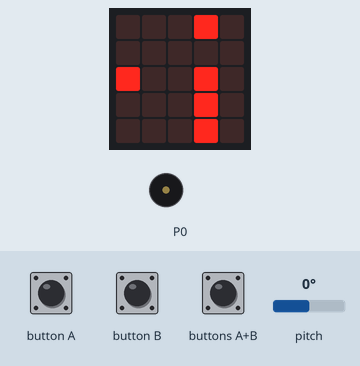
Simulated run of this program. Board: BBC micro:bit (MakeCode). On the bench: the board's 5×5 LED display, buzzer (waves = sounding). Inputs (shaded band) come from the test bench; at power-on: pitch 0°. Random numbers come from a fixed seed; the interpreter's speed is modelled, so counts of loop turns are approximate; the run ends where the board's game-over animation would start. At 8.0 s the program stops and its outputs stay as they are.

Above: at 1.2 s.
1.3 s: button A pressed for 0.15 s
At 1.8 s:
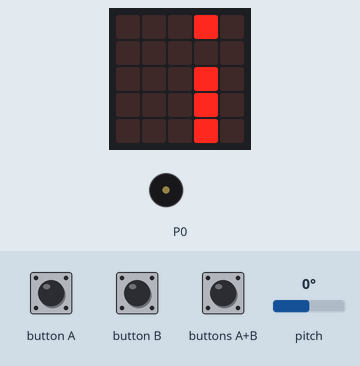
At 8.5 s:
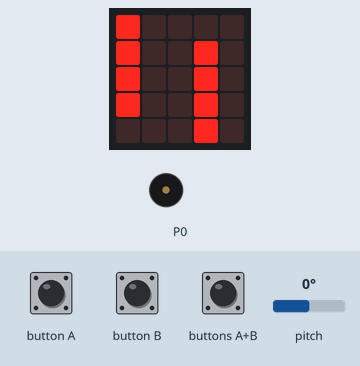
Timing chart, 0 to 9.5 s (numbered marks = the images above; inputs shaded):
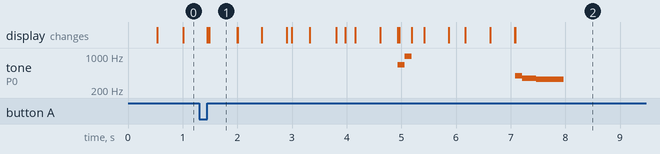

The program:

main.ts
```typescript
input.onGesture(Gesture.ThreeG, function () {
    if (!(game.isPaused()) && game.isRunning()) {
        game.pause()
        music.playTone(247, music.beat(BeatFraction.Whole))
    } else if (game.isPaused()) {
        music.playTone(523, music.beat(BeatFraction.Quarter))
        basic.pause(2000)
        game.resume()
    }
})
input.onButtonPressed(Button.A, function () {
    if (game.isRunning()) {
        bird.change(LedSpriteProperty.Y, -1)
    }
})
input.onButtonPressed(Button.AB, function () {
    if (game.isRunning()) {
        _ = !(_)
        music.playTone(523, music.beat(BeatFraction.Quarter))
        game.pause()
        basic.pause(1000)
        game.resume()
    }
})
input.onButtonPressed(Button.B, function () {
    if (game.isRunning()) {
        bird.change(LedSpriteProperty.Y, 1)
    }
})
let g03 = 0
let time = 0
let emptyObstacleY = 0
let zp = 0
let vu6 = 0
let bird: game.LedSprite = null
let _ = false
_ = true
let index = 0
bird = game.createSprite(0, 2)
let ticks = 0
let obstacles: game.LedSprite[] = []
bird.set(LedSpriteProperty.Blink, 500)
game.setScore(0)
basic.forever(function () {
    if (game.isRunning()) {
        if (_) {
            vu6 = Math.round(input.rotation(Rotation.Pitch) / 15)
            for (let index = 0; index <= Math.abs(vu6) - 1; index++) {
                if (vu6 > 0) {
                    bird.change(LedSpriteProperty.Y, 1)
                } else if (vu6 < 0) {
                    bird.change(LedSpriteProperty.Y, -1)
                }
            }
        }
        while (obstacles.length > 0 && obstacles[0].get(LedSpriteProperty.X) == 0) {
            obstacles.removeAt(0).delete()
            zp += 1
            if (zp % 4 == 0) {
                music.playTone(659, music.beat(BeatFraction.Quarter))
                music.playTone(988, music.beat(BeatFraction.Quarter))
            }
            if (zp == 100) {
                music.playMelody("C D E F E G A C5 ", 500)
            }
        }
        for (let obstacle2 of obstacles) {
            obstacle2.change(LedSpriteProperty.X, -1)
        }
        if (ticks % 3 == 0) {
            emptyObstacleY = randint(0, 4)
            for (let index2 = 0; index2 <= 4; index2++) {
                if (index2 != emptyObstacleY) {
                    obstacles.push(game.createSprite(4, index2))
                }
            }
        }
        for (let obstacle3 of obstacles) {
            if (obstacle3.get(LedSpriteProperty.X) == bird.get(LedSpriteProperty.X) && obstacle3.get(LedSpriteProperty.Y) == bird.get(LedSpriteProperty.Y)) {
                music.playTone(392, music.beat(BeatFraction.Quarter))
                music.playTone(349, music.beat(BeatFraction.Half))
                music.playTone(330, music.beat(BeatFraction.Whole))
                game.setScore(zp)
                game.gameOver()
            }
        }
        ticks += 1
        time = 1000 - ticks * 12
        if (time > 0) {
            basic.pause(time)
        } else {
            basic.pause(0)
        }
        g03 = 500 - ticks * 10
        if (g03 > 1) {
            bird.set(LedSpriteProperty.Blink, g03)
        } else {
            bird.set(LedSpriteProperty.Blink, 1)
        }
    }
})
```

test.ts
```typescript
// 在這裡測試；當此封包作為擴充功能時，將不會編譯此內容。
```

Measured:
- by itself, tone on P0: plays 659 Hz for 0.13 s, 988 Hz for 0.13 s, 392 Hz for 0.13 s, 349 Hz for 0.26 s, 330 Hz for 0.50 s
- what the display in image 1 shows lasts 0.5 s, from 1.5 s to 2.0 s
